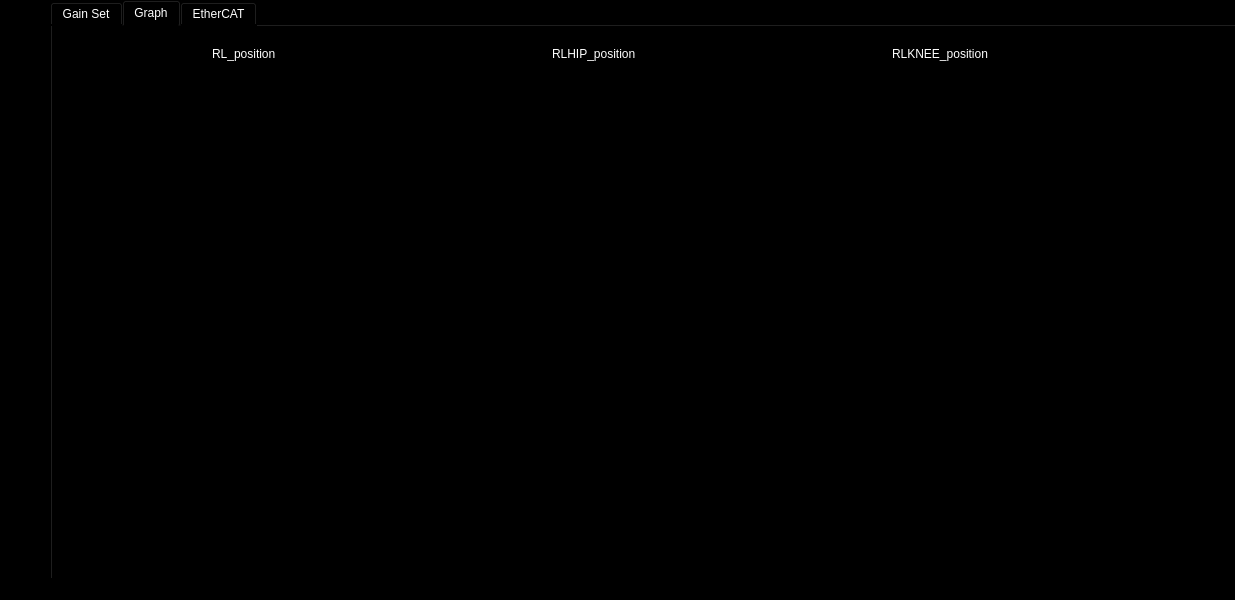
<?xml version="1.0" encoding="UTF-8"?>
<ui version="4.0">
 <class>Controlwindow</class>
 <widget class="QMainWindow" name="Controlwindow">
  <property name="geometry">
   <rect>
    <x>0</x>
    <y>0</y>
    <width>1235</width>
    <height>600</height>
   </rect>
  </property>
  <property name="maximumSize">
   <size>
    <width>1235</width>
    <height>600</height>
   </size>
  </property>
  <property name="windowTitle">
   <string>MainWindow</string>
  </property>
  <property name="styleSheet">
   <string notr="true">background-color: rgb(0, 0, 0);</string>
  </property>
  <widget class="QWidget" name="centralwidget">
   <widget class="QTabWidget" name="Control">
    <property name="geometry">
     <rect>
      <x>50</x>
      <y>0</y>
      <width>1900</width>
      <height>1200</height>
     </rect>
    </property>
    <property name="styleSheet">
     <string notr="true">background-color: rgb(0, 0, 0);

font: 12pt &quot;Times new roman&quot;;
color: white
</string>
    </property>
    <property name="currentIndex">
     <number>1</number>
    </property>
    <widget class="QWidget" name="Gain">
     <property name="styleSheet">
      <string notr="true">background-color: rgb(0, 0, 0);
color: white;</string>
     </property>
     <attribute name="title">
      <string>Gain Set</string>
     </attribute>
     <widget class="QGroupBox" name="groupBox">
      <property name="geometry">
       <rect>
        <x>-10</x>
        <y>40</y>
        <width>501</width>
        <height>381</height>
       </rect>
      </property>
      <property name="styleSheet">
       <string notr="true">background-color: rgb(30, 30, 30);</string>
      </property>
      <property name="title">
       <string/>
      </property>
      <widget class="QDoubleSpinBox" name="RR_r_posPgain">
       <property name="geometry">
        <rect>
         <x>80</x>
         <y>160</y>
         <width>81</width>
         <height>21</height>
        </rect>
       </property>
       <property name="styleSheet">
        <string notr="true">color: rgb(255, 255, 255);
text-decoration: underline;</string>
       </property>
      </widget>
      <widget class="QDoubleSpinBox" name="FR_r_posDgain">
       <property name="geometry">
        <rect>
         <x>280</x>
         <y>100</y>
         <width>81</width>
         <height>21</height>
        </rect>
       </property>
       <property name="styleSheet">
        <string notr="true">color: rgb(255, 255, 255);
text-decoration: underline;</string>
       </property>
      </widget>
      <widget class="QDoubleSpinBox" name="RR_r_posDgain">
       <property name="geometry">
        <rect>
         <x>280</x>
         <y>160</y>
         <width>81</width>
         <height>21</height>
        </rect>
       </property>
       <property name="styleSheet">
        <string notr="true">color: rgb(255, 255, 255);
text-decoration: underline;</string>
       </property>
      </widget>
      <widget class="QLabel" name="label_8">
       <property name="geometry">
        <rect>
         <x>10</x>
         <y>160</y>
         <width>51</width>
         <height>20</height>
        </rect>
       </property>
       <property name="text">
        <string>&lt;html&gt;&lt;head/&gt;&lt;body&gt;&lt;p&gt;&lt;span style=&quot; font-size:14pt; font-weight:700; font-style:italic; color:#ffffff;&quot;&gt;RR_r&lt;/span&gt;&lt;/p&gt;&lt;p&gt;&lt;br/&gt;&lt;/p&gt;&lt;/body&gt;&lt;/html&gt;</string>
       </property>
      </widget>
      <widget class="QLabel" name="label_2">
       <property name="geometry">
        <rect>
         <x>90</x>
         <y>20</y>
         <width>91</width>
         <height>21</height>
        </rect>
       </property>
       <property name="text">
        <string>&lt;html&gt;&lt;head/&gt;&lt;body&gt;&lt;p&gt;&lt;span style=&quot; font-size:14pt; font-weight:700; font-style:italic; text-decoration: underline; color:#ffffff;&quot;&gt;P_gain&lt;/span&gt;&lt;/p&gt;&lt;/body&gt;&lt;/html&gt;</string>
       </property>
      </widget>
      <widget class="QDoubleSpinBox" name="FL_r_posDgain">
       <property name="geometry">
        <rect>
         <x>280</x>
         <y>70</y>
         <width>81</width>
         <height>21</height>
        </rect>
       </property>
       <property name="styleSheet">
        <string notr="true">color: rgb(255, 255, 255);
text-decoration: underline;</string>
       </property>
      </widget>
      <widget class="QDoubleSpinBox" name="RR_r_posIgain">
       <property name="geometry">
        <rect>
         <x>180</x>
         <y>160</y>
         <width>81</width>
         <height>21</height>
        </rect>
       </property>
       <property name="styleSheet">
        <string notr="true">color: rgb(255, 255, 255);
text-decoration: underline;</string>
       </property>
      </widget>
      <widget class="QDoubleSpinBox" name="RL_r_posDgain">
       <property name="geometry">
        <rect>
         <x>280</x>
         <y>130</y>
         <width>81</width>
         <height>21</height>
        </rect>
       </property>
       <property name="styleSheet">
        <string notr="true">color: rgb(255, 255, 255);
text-decoration: underline;</string>
       </property>
      </widget>
      <widget class="QLabel" name="label">
       <property name="geometry">
        <rect>
         <x>10</x>
         <y>130</y>
         <width>51</width>
         <height>20</height>
        </rect>
       </property>
       <property name="text">
        <string>&lt;html&gt;&lt;head/&gt;&lt;body&gt;&lt;p&gt;&lt;span style=&quot; font-size:14pt; font-weight:700; font-style:italic; color:#ffffff;&quot;&gt;RL_r&lt;/span&gt;&lt;/p&gt;&lt;/body&gt;&lt;/html&gt;</string>
       </property>
      </widget>
      <widget class="QLabel" name="label_7">
       <property name="geometry">
        <rect>
         <x>10</x>
         <y>70</y>
         <width>61</width>
         <height>20</height>
        </rect>
       </property>
       <property name="text">
        <string>&lt;html&gt;&lt;head/&gt;&lt;body&gt;&lt;p&gt;&lt;span style=&quot; font-size:14pt; font-weight:700; font-style:italic; color:#ffffff;&quot;&gt;FL_r&lt;/span&gt;&lt;/p&gt;&lt;/body&gt;&lt;/html&gt;</string>
       </property>
      </widget>
      <widget class="QDoubleSpinBox" name="FL_r_posPgain">
       <property name="geometry">
        <rect>
         <x>80</x>
         <y>71</y>
         <width>81</width>
         <height>20</height>
        </rect>
       </property>
       <property name="styleSheet">
        <string notr="true">color: rgb(255, 255, 255);
text-decoration: underline;</string>
       </property>
      </widget>
      <widget class="QDoubleSpinBox" name="RL_r_posPgain">
       <property name="geometry">
        <rect>
         <x>80</x>
         <y>130</y>
         <width>81</width>
         <height>21</height>
        </rect>
       </property>
       <property name="styleSheet">
        <string notr="true">color: rgb(255, 255, 255);
text-decoration: underline;</string>
       </property>
      </widget>
      <widget class="QDoubleSpinBox" name="FR_r_posIgain">
       <property name="geometry">
        <rect>
         <x>180</x>
         <y>100</y>
         <width>81</width>
         <height>21</height>
        </rect>
       </property>
       <property name="styleSheet">
        <string notr="true">color: rgb(255, 255, 255);
text-decoration: underline;</string>
       </property>
      </widget>
      <widget class="QDoubleSpinBox" name="FR_r_posPgain">
       <property name="geometry">
        <rect>
         <x>80</x>
         <y>100</y>
         <width>81</width>
         <height>21</height>
        </rect>
       </property>
       <property name="styleSheet">
        <string notr="true">color: rgb(255, 255, 255);
text-decoration: underline;</string>
       </property>
      </widget>
      <widget class="QLabel" name="label_6">
       <property name="geometry">
        <rect>
         <x>10</x>
         <y>100</y>
         <width>61</width>
         <height>20</height>
        </rect>
       </property>
       <property name="text">
        <string>&lt;html&gt;&lt;head/&gt;&lt;body&gt;&lt;p&gt;&lt;span style=&quot; font-size:14pt; font-weight:700; font-style:italic; color:#ffffff;&quot;&gt;FR_r&lt;/span&gt;&lt;/p&gt;&lt;/body&gt;&lt;/html&gt;</string>
       </property>
      </widget>
      <widget class="QLabel" name="label_3">
       <property name="geometry">
        <rect>
         <x>280</x>
         <y>20</y>
         <width>81</width>
         <height>21</height>
        </rect>
       </property>
       <property name="text">
        <string>&lt;html&gt;&lt;head/&gt;&lt;body&gt;&lt;p&gt;&lt;span style=&quot; font-size:14pt; font-weight:700; font-style:italic; text-decoration: underline; color:#ffffff;&quot;&gt;D_gain&lt;/span&gt;&lt;/p&gt;&lt;/body&gt;&lt;/html&gt;</string>
       </property>
      </widget>
      <widget class="QDoubleSpinBox" name="FL_r_posIgain">
       <property name="geometry">
        <rect>
         <x>180</x>
         <y>70</y>
         <width>81</width>
         <height>21</height>
        </rect>
       </property>
       <property name="styleSheet">
        <string notr="true">color: rgb(255, 255, 255);
text-decoration: underline;</string>
       </property>
      </widget>
      <widget class="QDoubleSpinBox" name="RL_r_posIgain">
       <property name="geometry">
        <rect>
         <x>180</x>
         <y>130</y>
         <width>81</width>
         <height>21</height>
        </rect>
       </property>
       <property name="styleSheet">
        <string notr="true">color: rgb(255, 255, 255);
text-decoration: underline;</string>
       </property>
      </widget>
      <widget class="QLabel" name="label_5">
       <property name="geometry">
        <rect>
         <x>190</x>
         <y>20</y>
         <width>81</width>
         <height>21</height>
        </rect>
       </property>
       <property name="text">
        <string>&lt;html&gt;&lt;head/&gt;&lt;body&gt;&lt;p&gt;&lt;span style=&quot; font-size:14pt; font-weight:700; font-style:italic; text-decoration: underline; color:#ffffff;&quot;&gt;I_gain&lt;/span&gt;&lt;/p&gt;&lt;/body&gt;&lt;/html&gt;</string>
       </property>
      </widget>
      <widget class="QLabel" name="label_9">
       <property name="geometry">
        <rect>
         <x>380</x>
         <y>20</y>
         <width>81</width>
         <height>21</height>
        </rect>
       </property>
       <property name="text">
        <string>&lt;html&gt;&lt;head/&gt;&lt;body&gt;&lt;p&gt;&lt;span style=&quot; font-size:14pt; font-weight:700; font-style:italic; text-decoration: underline; color:#ffffff;&quot;&gt;Cut_Off&lt;/span&gt;&lt;/p&gt;&lt;p&gt;&lt;span style=&quot; color:#ffffff;&quot;&gt;&lt;br/&gt;&lt;/span&gt;&lt;/p&gt;&lt;/body&gt;&lt;/html&gt;</string>
       </property>
      </widget>
      <widget class="QDoubleSpinBox" name="FL_r_posD_cutoff">
       <property name="geometry">
        <rect>
         <x>380</x>
         <y>70</y>
         <width>81</width>
         <height>21</height>
        </rect>
       </property>
       <property name="styleSheet">
        <string notr="true">color: rgb(255, 255, 255);
text-decoration: underline;</string>
       </property>
      </widget>
      <widget class="QDoubleSpinBox" name="FR_r_posD_cutoff">
       <property name="geometry">
        <rect>
         <x>380</x>
         <y>100</y>
         <width>81</width>
         <height>21</height>
        </rect>
       </property>
       <property name="styleSheet">
        <string notr="true">color: rgb(255, 255, 255);
text-decoration: underline;</string>
       </property>
      </widget>
      <widget class="QDoubleSpinBox" name="RR_r_posD_cutoff">
       <property name="geometry">
        <rect>
         <x>380</x>
         <y>160</y>
         <width>81</width>
         <height>21</height>
        </rect>
       </property>
       <property name="styleSheet">
        <string notr="true">color: rgb(255, 255, 255);
text-decoration: underline;</string>
       </property>
      </widget>
      <widget class="QDoubleSpinBox" name="RL_r_posD_cutoff">
       <property name="geometry">
        <rect>
         <x>380</x>
         <y>130</y>
         <width>81</width>
         <height>21</height>
        </rect>
       </property>
       <property name="styleSheet">
        <string notr="true">color: rgb(255, 255, 255);
text-decoration: underline;</string>
       </property>
      </widget>
      <widget class="QLabel" name="label_11">
       <property name="geometry">
        <rect>
         <x>10</x>
         <y>230</y>
         <width>61</width>
         <height>20</height>
        </rect>
       </property>
       <property name="text">
        <string>&lt;html&gt;&lt;head/&gt;&lt;body&gt;&lt;p&gt;&lt;span style=&quot; font-size:14pt; font-weight:700; font-style:italic; color:#ffffff;&quot;&gt;FR_th&lt;/span&gt;&lt;/p&gt;&lt;/body&gt;&lt;/html&gt;</string>
       </property>
      </widget>
      <widget class="QLabel" name="label_12">
       <property name="geometry">
        <rect>
         <x>10</x>
         <y>200</y>
         <width>61</width>
         <height>20</height>
        </rect>
       </property>
       <property name="text">
        <string>&lt;html&gt;&lt;head/&gt;&lt;body&gt;&lt;p&gt;&lt;span style=&quot; font-size:14pt; font-weight:700; font-style:italic; color:#ffffff;&quot;&gt;FL_th&lt;/span&gt;&lt;/p&gt;&lt;/body&gt;&lt;/html&gt;</string>
       </property>
      </widget>
      <widget class="QLabel" name="label_13">
       <property name="geometry">
        <rect>
         <x>10</x>
         <y>290</y>
         <width>51</width>
         <height>20</height>
        </rect>
       </property>
       <property name="text">
        <string>&lt;html&gt;&lt;head/&gt;&lt;body&gt;&lt;p&gt;&lt;span style=&quot; font-size:14pt; font-weight:700; font-style:italic; color:#ffffff;&quot;&gt;RR_th&lt;/span&gt;&lt;/p&gt;&lt;p&gt;&lt;br/&gt;&lt;/p&gt;&lt;/body&gt;&lt;/html&gt;</string>
       </property>
      </widget>
      <widget class="QLabel" name="label_14">
       <property name="geometry">
        <rect>
         <x>10</x>
         <y>260</y>
         <width>51</width>
         <height>20</height>
        </rect>
       </property>
       <property name="text">
        <string>&lt;html&gt;&lt;head/&gt;&lt;body&gt;&lt;p&gt;&lt;span style=&quot; font-size:14pt; font-weight:700; font-style:italic; color:#ffffff;&quot;&gt;RL_th&lt;/span&gt;&lt;/p&gt;&lt;/body&gt;&lt;/html&gt;</string>
       </property>
      </widget>
      <widget class="QDoubleSpinBox" name="FL_th_posPgain">
       <property name="geometry">
        <rect>
         <x>80</x>
         <y>200</y>
         <width>81</width>
         <height>23</height>
        </rect>
       </property>
       <property name="styleSheet">
        <string notr="true">color: rgb(255, 255, 255);
text-decoration: underline;</string>
       </property>
      </widget>
      <widget class="QDoubleSpinBox" name="FR_th_posPgain">
       <property name="geometry">
        <rect>
         <x>80</x>
         <y>230</y>
         <width>81</width>
         <height>23</height>
        </rect>
       </property>
       <property name="styleSheet">
        <string notr="true">color: rgb(255, 255, 255);
text-decoration: underline;</string>
       </property>
      </widget>
      <widget class="QDoubleSpinBox" name="RR_th_posPgain">
       <property name="geometry">
        <rect>
         <x>80</x>
         <y>290</y>
         <width>81</width>
         <height>23</height>
        </rect>
       </property>
       <property name="styleSheet">
        <string notr="true">color: rgb(255, 255, 255);
text-decoration: underline;</string>
       </property>
      </widget>
      <widget class="QDoubleSpinBox" name="RL_th_posPgain">
       <property name="geometry">
        <rect>
         <x>80</x>
         <y>260</y>
         <width>81</width>
         <height>23</height>
        </rect>
       </property>
       <property name="styleSheet">
        <string notr="true">color: rgb(255, 255, 255);
text-decoration: underline;</string>
       </property>
      </widget>
      <widget class="QDoubleSpinBox" name="FL_th_posIgain">
       <property name="geometry">
        <rect>
         <x>180</x>
         <y>200</y>
         <width>81</width>
         <height>23</height>
        </rect>
       </property>
       <property name="styleSheet">
        <string notr="true">color: rgb(255, 255, 255);
text-decoration: underline;</string>
       </property>
      </widget>
      <widget class="QDoubleSpinBox" name="RL_th_posIgain">
       <property name="geometry">
        <rect>
         <x>180</x>
         <y>260</y>
         <width>81</width>
         <height>23</height>
        </rect>
       </property>
       <property name="styleSheet">
        <string notr="true">color: rgb(255, 255, 255);
text-decoration: underline;</string>
       </property>
      </widget>
      <widget class="QDoubleSpinBox" name="RR_th_posIgain">
       <property name="geometry">
        <rect>
         <x>180</x>
         <y>290</y>
         <width>81</width>
         <height>23</height>
        </rect>
       </property>
       <property name="styleSheet">
        <string notr="true">color: rgb(255, 255, 255);
text-decoration: underline;</string>
       </property>
      </widget>
      <widget class="QDoubleSpinBox" name="FR_th_posIgain">
       <property name="geometry">
        <rect>
         <x>180</x>
         <y>230</y>
         <width>81</width>
         <height>23</height>
        </rect>
       </property>
       <property name="styleSheet">
        <string notr="true">color: rgb(255, 255, 255);
text-decoration: underline;</string>
       </property>
      </widget>
      <widget class="QDoubleSpinBox" name="FL_th_posDgain">
       <property name="geometry">
        <rect>
         <x>280</x>
         <y>200</y>
         <width>81</width>
         <height>23</height>
        </rect>
       </property>
       <property name="styleSheet">
        <string notr="true">color: rgb(255, 255, 255);
text-decoration: underline;</string>
       </property>
      </widget>
      <widget class="QDoubleSpinBox" name="FR_th_posDgain">
       <property name="geometry">
        <rect>
         <x>280</x>
         <y>230</y>
         <width>81</width>
         <height>23</height>
        </rect>
       </property>
       <property name="styleSheet">
        <string notr="true">color: rgb(255, 255, 255);
text-decoration: underline;</string>
       </property>
      </widget>
      <widget class="QDoubleSpinBox" name="RR_th_posDgain">
       <property name="geometry">
        <rect>
         <x>280</x>
         <y>290</y>
         <width>81</width>
         <height>23</height>
        </rect>
       </property>
       <property name="styleSheet">
        <string notr="true">color: rgb(255, 255, 255);
text-decoration: underline;</string>
       </property>
      </widget>
      <widget class="QDoubleSpinBox" name="RL_th_posDgain">
       <property name="geometry">
        <rect>
         <x>280</x>
         <y>260</y>
         <width>81</width>
         <height>23</height>
        </rect>
       </property>
       <property name="styleSheet">
        <string notr="true">color: rgb(255, 255, 255);
text-decoration: underline;</string>
       </property>
      </widget>
      <widget class="QDoubleSpinBox" name="RR_th_posD_cutoff">
       <property name="geometry">
        <rect>
         <x>380</x>
         <y>290</y>
         <width>81</width>
         <height>21</height>
        </rect>
       </property>
       <property name="styleSheet">
        <string notr="true">color: rgb(255, 255, 255);
text-decoration: underline;</string>
       </property>
      </widget>
      <widget class="QDoubleSpinBox" name="FR_th_posD_cutoff">
       <property name="geometry">
        <rect>
         <x>380</x>
         <y>230</y>
         <width>81</width>
         <height>21</height>
        </rect>
       </property>
       <property name="styleSheet">
        <string notr="true">color: rgb(255, 255, 255);
text-decoration: underline;</string>
       </property>
      </widget>
      <widget class="QDoubleSpinBox" name="RL_th_posD_cutoff">
       <property name="geometry">
        <rect>
         <x>380</x>
         <y>260</y>
         <width>81</width>
         <height>21</height>
        </rect>
       </property>
       <property name="styleSheet">
        <string notr="true">color: rgb(255, 255, 255);
text-decoration: underline;</string>
       </property>
      </widget>
      <widget class="QDoubleSpinBox" name="FL_th_posD_cutoff">
       <property name="geometry">
        <rect>
         <x>380</x>
         <y>200</y>
         <width>81</width>
         <height>21</height>
        </rect>
       </property>
       <property name="styleSheet">
        <string notr="true">color: rgb(255, 255, 255);
text-decoration: underline;</string>
       </property>
      </widget>
     </widget>
     <widget class="QLabel" name="label_4">
      <property name="geometry">
       <rect>
        <x>180</x>
        <y>10</y>
        <width>131</width>
        <height>21</height>
       </rect>
      </property>
      <property name="text">
       <string>&lt;html&gt;&lt;head/&gt;&lt;body&gt;&lt;p&gt;&lt;span style=&quot; font-size:14pt; font-weight:700; font-style:italic; color:#ffffff;&quot;&gt;Position PID&lt;/span&gt;&lt;/p&gt;&lt;/body&gt;&lt;/html&gt;</string>
      </property>
     </widget>
     <widget class="QPushButton" name="Set">
      <property name="geometry">
       <rect>
        <x>550</x>
        <y>40</y>
        <width>151</width>
        <height>71</height>
       </rect>
      </property>
      <property name="styleSheet">
       <string notr="true">
background-color: rgb(200, 0, 0);</string>
      </property>
      <property name="text">
       <string>Set</string>
      </property>
     </widget>
    </widget>
    <widget class="QWidget" name="Graph">
     <attribute name="title">
      <string>Graph</string>
     </attribute>
     <widget class="QCustomPlot" name="RL_pos_plot" native="true">
      <property name="geometry">
       <rect>
        <x>60</x>
        <y>50</y>
        <width>301</width>
        <height>201</height>
       </rect>
      </property>
     </widget>
     <widget class="QLabel" name="label_10">
      <property name="geometry">
       <rect>
        <x>160</x>
        <y>20</y>
        <width>81</width>
        <height>16</height>
       </rect>
      </property>
      <property name="text">
       <string>RL_position</string>
      </property>
     </widget>
     <widget class="QCustomPlot" name="RLHIP_pos_plot" native="true">
      <property name="geometry">
       <rect>
        <x>410</x>
        <y>50</y>
        <width>291</width>
        <height>211</height>
       </rect>
      </property>
     </widget>
     <widget class="QLabel" name="label_15">
      <property name="geometry">
       <rect>
        <x>500</x>
        <y>20</y>
        <width>111</width>
        <height>16</height>
       </rect>
      </property>
      <property name="text">
       <string>RLHIP_position</string>
      </property>
     </widget>
     <widget class="QCustomPlot" name="RLKNEE_pos_plot" native="true">
      <property name="geometry">
       <rect>
        <x>740</x>
        <y>50</y>
        <width>311</width>
        <height>211</height>
       </rect>
      </property>
     </widget>
     <widget class="QLabel" name="label_16">
      <property name="geometry">
       <rect>
        <x>840</x>
        <y>20</y>
        <width>131</width>
        <height>16</height>
       </rect>
      </property>
      <property name="text">
       <string>RLKNEE_position</string>
      </property>
     </widget>
    </widget>
    <widget class="QWidget" name="EtherCAT">
     <property name="font">
      <font>
       <family>Times new roman</family>
       <pointsize>12</pointsize>
       <italic>false</italic>
       <bold>false</bold>
      </font>
     </property>
     <property name="whatsThis">
      <string>&lt;html&gt;&lt;head/&gt;&lt;body&gt;&lt;p&gt;EtherCAT&lt;/p&gt;&lt;/body&gt;&lt;/html&gt;</string>
     </property>
     <attribute name="title">
      <string>EtherCAT</string>
     </attribute>
    </widget>
   </widget>
  </widget>
  <widget class="QStatusBar" name="statusbar"/>
 </widget>
 <customwidgets>
  <customwidget>
   <class>QCustomPlot</class>
   <extends>QWidget</extends>
   <header location="global">qcustomplot.h</header>
   <container>1</container>
  </customwidget>
 </customwidgets>
 <resources/>
 <connections/>
</ui>
